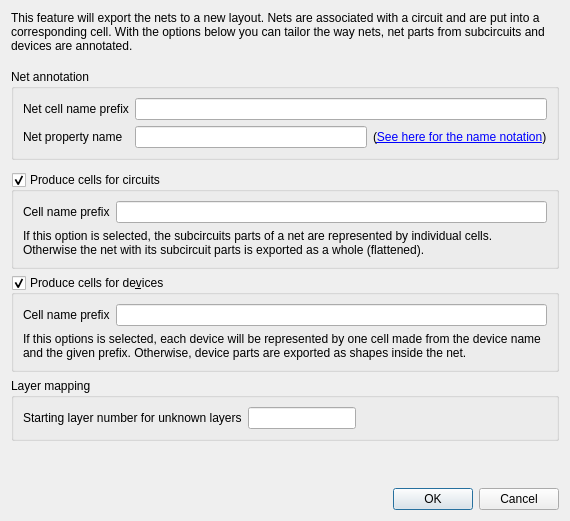
<?xml version="1.0" encoding="UTF-8"?>
<ui version="4.0">
 <class>NetExportDialog</class>
 <widget class="QDialog" name="NetExportDialog">
  <property name="geometry">
   <rect>
    <x>0</x>
    <y>0</y>
    <width>570</width>
    <height>521</height>
   </rect>
  </property>
  <property name="windowTitle">
   <string>Export Net Options</string>
  </property>
  <layout class="QGridLayout" name="gridLayout">
   <item row="4" column="1" colspan="2">
    <widget class="QFrame" name="frame">
     <property name="frameShape">
      <enum>QFrame::NoFrame</enum>
     </property>
     <property name="frameShadow">
      <enum>QFrame::Raised</enum>
     </property>
     <layout class="QHBoxLayout" name="horizontalLayout">
      <property name="leftMargin">
       <number>0</number>
      </property>
      <property name="topMargin">
       <number>0</number>
      </property>
      <property name="rightMargin">
       <number>0</number>
      </property>
      <property name="bottomMargin">
       <number>0</number>
      </property>
     </layout>
    </widget>
   </item>
   <item row="9" column="0" colspan="3">
    <widget class="QGroupBox" name="groupBox_2">
     <property name="title">
      <string>Layer mapping</string>
     </property>
     <layout class="QGridLayout" name="gridLayout_5">
      <item row="0" column="1">
       <widget class="QLineEdit" name="layernum">
        <property name="sizePolicy">
         <sizepolicy hsizetype="Fixed" vsizetype="Fixed">
          <horstretch>0</horstretch>
          <verstretch>0</verstretch>
         </sizepolicy>
        </property>
       </widget>
      </item>
      <item row="0" column="0">
       <widget class="QLabel" name="label_7">
        <property name="text">
         <string>Starting layer number for unknown layers</string>
        </property>
       </widget>
      </item>
      <item row="0" column="2">
       <spacer name="horizontalSpacer">
        <property name="orientation">
         <enum>Qt::Horizontal</enum>
        </property>
        <property name="sizeHint" stdset="0">
         <size>
          <width>40</width>
          <height>20</height>
         </size>
        </property>
       </spacer>
      </item>
     </layout>
    </widget>
   </item>
   <item row="10" column="0" colspan="3">
    <spacer name="verticalSpacer_4">
     <property name="orientation">
      <enum>Qt::Vertical</enum>
     </property>
     <property name="sizeType">
      <enum>QSizePolicy::Expanding</enum>
     </property>
     <property name="sizeHint" stdset="0">
      <size>
       <width>20</width>
       <height>10</height>
      </size>
     </property>
    </spacer>
   </item>
   <item row="1" column="0" colspan="3">
    <spacer name="verticalSpacer_5">
     <property name="orientation">
      <enum>Qt::Vertical</enum>
     </property>
     <property name="sizeType">
      <enum>QSizePolicy::Fixed</enum>
     </property>
     <property name="sizeHint" stdset="0">
      <size>
       <width>20</width>
       <height>10</height>
      </size>
     </property>
    </spacer>
   </item>
   <item row="12" column="0" colspan="3">
    <widget class="QDialogButtonBox" name="buttonBox">
     <property name="standardButtons">
      <set>QDialogButtonBox::Cancel|QDialogButtonBox::Ok</set>
     </property>
    </widget>
   </item>
   <item row="0" column="0" colspan="3">
    <widget class="QLabel" name="label_6">
     <property name="text">
      <string>This feature will export the nets to a new layout. Nets are associated with a circuit and are put into a corresponding cell. With the options below you can tailor the way nets, net parts from subcircuits and devices are annotated.</string>
     </property>
     <property name="wordWrap">
      <bool>true</bool>
     </property>
    </widget>
   </item>
   <item row="7" column="0" colspan="3">
    <widget class="QGroupBox" name="produce_device_cells_cb">
     <property name="title">
      <string>Produce cells for de&amp;vices</string>
     </property>
     <property name="checkable">
      <bool>true</bool>
     </property>
     <layout class="QGridLayout" name="gridLayout_4">
      <item row="0" column="1">
       <widget class="QLineEdit" name="device_cell_prefix"/>
      </item>
      <item row="0" column="0">
       <widget class="QLabel" name="label_3">
        <property name="text">
         <string>Cell name prefix</string>
        </property>
       </widget>
      </item>
      <item row="1" column="0" colspan="2">
       <widget class="QLabel" name="label_4">
        <property name="text">
         <string>If this options is selected, each device will be represented by one cell made from the device name and the given prefix. Otherwise, device parts are exported as shapes inside the net.</string>
        </property>
        <property name="wordWrap">
         <bool>true</bool>
        </property>
       </widget>
      </item>
     </layout>
    </widget>
   </item>
   <item row="2" column="0" colspan="3">
    <widget class="QGroupBox" name="groupBox">
     <property name="title">
      <string>Net annotation</string>
     </property>
     <layout class="QGridLayout" name="gridLayout_2">
      <item row="0" column="0">
       <widget class="QLabel" name="label_5">
        <property name="text">
         <string>Net cell name prefix</string>
        </property>
       </widget>
      </item>
      <item row="1" column="0">
       <widget class="QLabel" name="label_9">
        <property name="text">
         <string>Net property name</string>
        </property>
       </widget>
      </item>
      <item row="1" column="1">
       <widget class="QLineEdit" name="net_propname"/>
      </item>
      <item row="1" column="2">
       <widget class="QLabel" name="help_label">
        <property name="text">
         <string>&lt;html&gt;&lt;body&gt;(&lt;a href=&quot;int:/about/variant_notation.xml&quot;&gt;See here for the name notation&lt;/a&gt;)&lt;/body&gt;&lt;/html&gt;</string>
        </property>
       </widget>
      </item>
      <item row="0" column="1" colspan="2">
       <widget class="QLineEdit" name="net_cell_prefix"/>
      </item>
     </layout>
    </widget>
   </item>
   <item row="5" column="0" colspan="3">
    <widget class="QGroupBox" name="produce_circuit_cells_cb">
     <property name="title">
      <string>Produce cells for circuits</string>
     </property>
     <property name="checkable">
      <bool>true</bool>
     </property>
     <layout class="QGridLayout" name="gridLayout_3">
      <item row="0" column="0">
       <widget class="QLabel" name="label_2">
        <property name="text">
         <string>Cell name prefix</string>
        </property>
       </widget>
      </item>
      <item row="0" column="1">
       <widget class="QLineEdit" name="circuit_cell_prefix"/>
      </item>
      <item row="1" column="0" colspan="2">
       <widget class="QLabel" name="label">
        <property name="text">
         <string>If this option is selected, the subcircuits parts of a net are represented by individual cells. Otherwise the net with its subcircuit parts is exported as a whole (flattened).</string>
        </property>
        <property name="wordWrap">
         <bool>true</bool>
        </property>
       </widget>
      </item>
     </layout>
    </widget>
   </item>
  </layout>
 </widget>
 <tabstops>
  <tabstop>net_cell_prefix</tabstop>
  <tabstop>net_propname</tabstop>
  <tabstop>produce_circuit_cells_cb</tabstop>
  <tabstop>circuit_cell_prefix</tabstop>
  <tabstop>produce_device_cells_cb</tabstop>
  <tabstop>device_cell_prefix</tabstop>
  <tabstop>layernum</tabstop>
 </tabstops>
 <resources/>
 <connections>
  <connection>
   <sender>buttonBox</sender>
   <signal>accepted()</signal>
   <receiver>NetExportDialog</receiver>
   <slot>accept()</slot>
   <hints>
    <hint type="sourcelabel">
     <x>381</x>
     <y>284</y>
    </hint>
    <hint type="destinationlabel">
     <x>368</x>
     <y>299</y>
    </hint>
   </hints>
  </connection>
  <connection>
   <sender>buttonBox</sender>
   <signal>rejected()</signal>
   <receiver>NetExportDialog</receiver>
   <slot>reject()</slot>
   <hints>
    <hint type="sourcelabel">
     <x>461</x>
     <y>285</y>
    </hint>
    <hint type="destinationlabel">
     <x>442</x>
     <y>298</y>
    </hint>
   </hints>
  </connection>
 </connections>
</ui>
